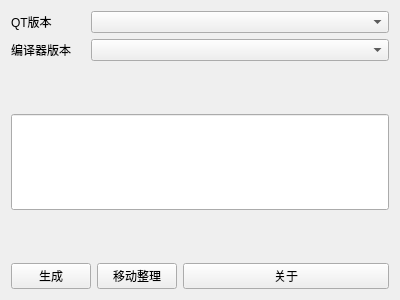
<?xml version="1.0" encoding="UTF-8"?>
<ui version="4.0">
 <class>Form_Pack</class>
 <widget class="QWidget" name="Form_Pack">
  <property name="geometry">
   <rect>
    <x>0</x>
    <y>0</y>
    <width>400</width>
    <height>300</height>
   </rect>
  </property>
  <property name="windowTitle">
   <string>Form</string>
  </property>
  <layout class="QGridLayout" name="gridLayout">
   <item row="0" column="0">
    <layout class="QVBoxLayout" name="verticalLayout" stretch="1,1,1,4,1,1">
     <item>
      <layout class="QHBoxLayout" name="horizontalLayout" stretch="1,4">
       <item>
        <widget class="QLabel" name="label">
         <property name="text">
          <string>QT版本</string>
         </property>
        </widget>
       </item>
       <item>
        <widget class="QComboBox" name="comboBox_QT_installVer"/>
       </item>
      </layout>
     </item>
     <item>
      <layout class="QHBoxLayout" name="horizontalLayout_2" stretch="1,4">
       <item>
        <widget class="QLabel" name="label_2">
         <property name="text">
          <string>编译器版本</string>
         </property>
        </widget>
       </item>
       <item>
        <widget class="QComboBox" name="comboBox_QT_compileVer"/>
       </item>
      </layout>
     </item>
     <item>
      <spacer name="verticalSpacer">
       <property name="orientation">
        <enum>Qt::Vertical</enum>
       </property>
       <property name="sizeHint" stdset="0">
        <size>
         <width>20</width>
         <height>40</height>
        </size>
       </property>
      </spacer>
     </item>
     <item>
      <widget class="QLineEdit" name="lineEdit_path">
       <property name="font">
        <font>
         <family>Agency FB</family>
         <pointsize>48</pointsize>
        </font>
       </property>
       <property name="alignment">
        <set>Qt::AlignCenter</set>
       </property>
      </widget>
     </item>
     <item>
      <spacer name="verticalSpacer_2">
       <property name="orientation">
        <enum>Qt::Vertical</enum>
       </property>
       <property name="sizeHint" stdset="0">
        <size>
         <width>20</width>
         <height>40</height>
        </size>
       </property>
      </spacer>
     </item>
     <item>
      <layout class="QHBoxLayout" name="horizontalLayout_3" stretch="1,1,4">
       <item>
        <widget class="QPushButton" name="pushButton_create">
         <property name="text">
          <string>生成</string>
         </property>
        </widget>
       </item>
       <item>
        <widget class="QPushButton" name="pushButton_moveRelease">
         <property name="text">
          <string>移动整理</string>
         </property>
        </widget>
       </item>
       <item>
        <widget class="QPushButton" name="pushButton_about">
         <property name="text">
          <string>关于</string>
         </property>
        </widget>
       </item>
      </layout>
     </item>
    </layout>
   </item>
  </layout>
 </widget>
 <resources/>
 <connections/>
</ui>
